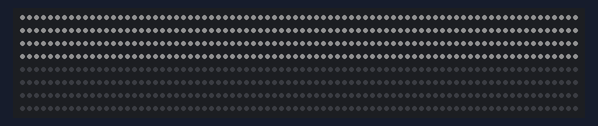
Recording of a sketch running on a simulated Teensy 4. On the bench: 640 RGB LEDs in strip order, left to right, continuing on the next row. Dim RGB values are drawn brighter than linear.

Above: at 50.2 s.

The sketch:

DPTv2_SW_Test_OctoWS2811Visor.ino
```cpp
#include <OctoWS2811.h>
const int ledsPerStrip = 80;

DMAMEM int displayMemory[ledsPerStrip*6];
int drawingMemory[ledsPerStrip*6];

const int config = WS2811_RGB | WS2811_800kHz;

OctoWS2811 leds(ledsPerStrip, displayMemory, drawingMemory, config);

void setup() {
  leds.begin();
  leds.show();
}
/*
#define RED    0xFF0000
#define GREEN  0x00FF00
#define BLUE   0x0000FF
#define YELLOW 0xFFFF00
#define PINK   0xFF1088
#define ORANGE 0xE05800
#define WHITE  0xFFFFFF
*/
// Less intense...

#define RED    0x160000
#define GREEN  0x001600
#define BLUE   0x000016
#define YELLOW 0x101400
#define PINK   0x120009
#define ORANGE 0x100400
#define WHITE  0x101010


void loop() {
  int microsec = 2000000 / leds.numPixels();  // change them all in 2 seconds

  // uncomment for voltage controlled speed
  // millisec = analogRead(A9) / 40;

  colorWipe(RED, microsec);
  colorWipe(GREEN, microsec);
  colorWipe(BLUE, microsec);
  colorWipe(YELLOW, microsec);
  colorWipe(PINK, microsec);
  colorWipe(ORANGE, microsec);
  colorWipe(WHITE, microsec);
}

void colorWipe(int color, int wait)
{
  for (int i=0; i < 320; i++) {
    leds.setPixel(i, color);
    leds.show();
    delayMicroseconds(wait);
  }
}
```
